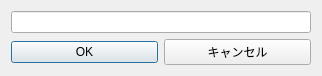
<?xml version="1.0" encoding="UTF-8"?>
<ui version="4.0">
 <class>Dialog</class>
 <widget class="QDialog" name="Dialog">
  <property name="geometry">
   <rect>
    <x>0</x>
    <y>0</y>
    <width>318</width>
    <height>68</height>
   </rect>
  </property>
  <property name="windowTitle">
   <string>Dialog</string>
  </property>
  <layout class="QVBoxLayout" name="verticalLayout">
   <item>
    <widget class="QLineEdit" name="lineEdit">
     <property name="minimumSize">
      <size>
       <width>300</width>
       <height>0</height>
      </size>
     </property>
    </widget>
   </item>
   <item>
    <layout class="QHBoxLayout" name="horizontalLayout">
     <item>
      <widget class="QPushButton" name="pushButton_run">
       <property name="text">
        <string>OK</string>
       </property>
      </widget>
     </item>
     <item>
      <widget class="QPushButton" name="pushButton_cancel">
       <property name="text">
        <string>キャンセル</string>
       </property>
      </widget>
     </item>
    </layout>
   </item>
  </layout>
 </widget>
 <resources/>
 <connections/>
</ui>
